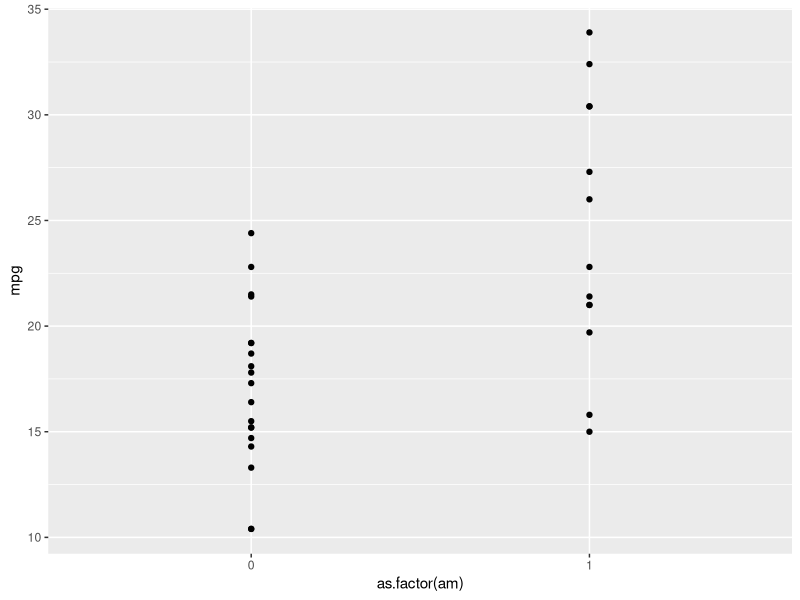
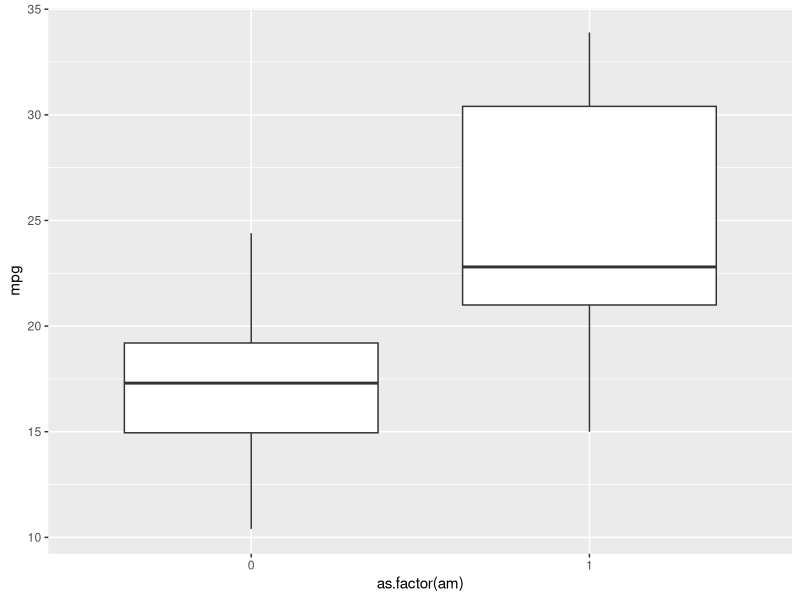
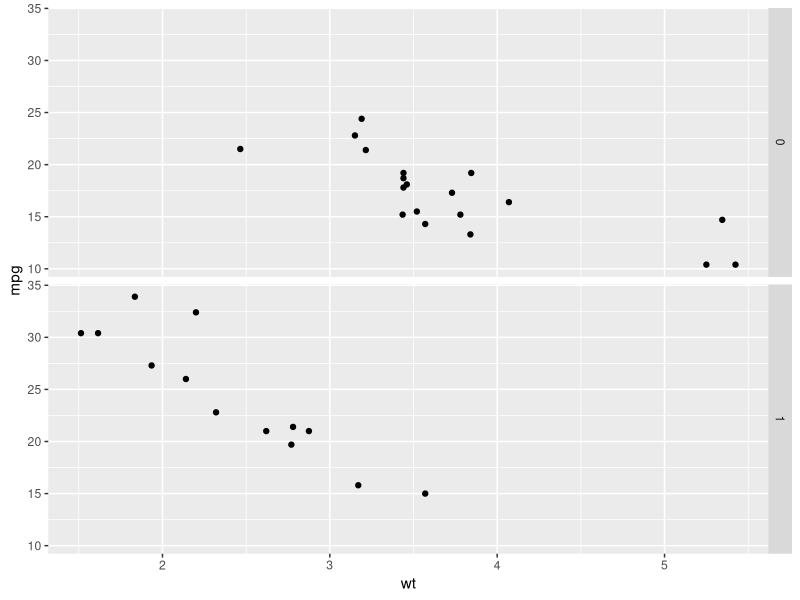

R code for these plots, in order:
## ---- chunk 1
knitr::opts_chunk$set(echo = TRUE, warnings = FALSE, cache = TRUE)
library(datasets)
library(ggplot2)
library(broom)
## ---- chunk 2
head(mtcars)
## ---- chunk 3
ggplot(mtcars, aes(x = as.factor(am), y = mpg)) + geom_point()
## ---- chunk 4
ggplot(mtcars, aes(x = as.factor(am), y = mpg))+ geom_boxplot()
## ---- chunk 5
fit1 <- lm(mpg ~ factor(am), mtcars)
summary(fit1)
## ---- chunk 6
fit2 <- lm(mpg ~ factor(am) + wt, mtcars)
summary(fit2)
## ---- chunk 7
ggplot(mtcars, aes(x = wt, y = mpg)) + geom_point() + facet_grid(rows = mtcars$am)
## ---- chunk 8
anova(lm(mpg ~ wt, mtcars), lm(mpg ~ wt + factor(am), mtcars))
